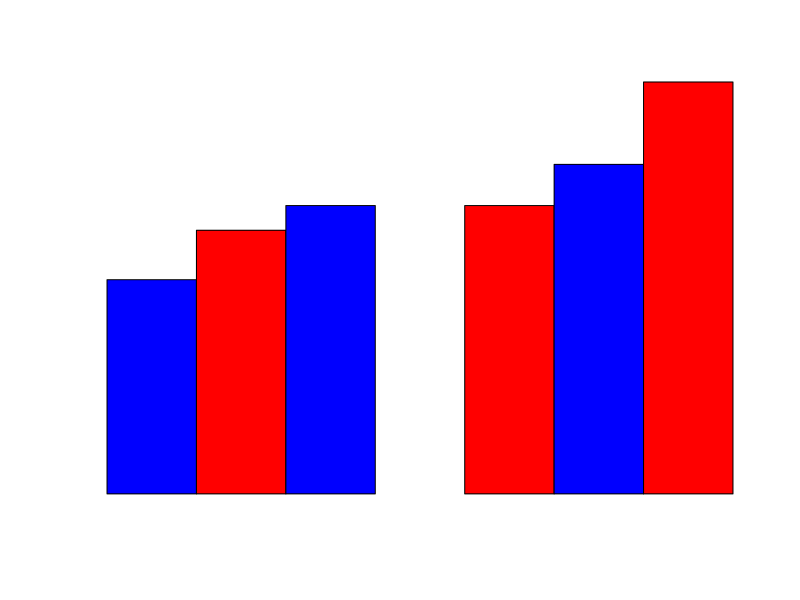

This figure's R source: (Note: this script raises an error after producing the figure.)
# Create data
years <- c(2001, 2002, 2003)
exports <- c(26, 32, 35)
imports <- c(35, 40, 50)

# Create a data frame for better handling of the data
data <- data.frame(years, exports, imports)

# Set the barplot parameters
bar_positions <- barplot(as.matrix(data[, -1]), 
                         beside = TRUE, 
                         col = c("blue", "red"),
                         names.arg = data$years,
                         main = "Exports and Imports (2001-2003)",
                         xlab = "Year", 
                         ylab = "Value",
                         legend.text = c("Exports", "Imports"),
                         args.legend = list(x = "topright"))

# Display the bar plot
